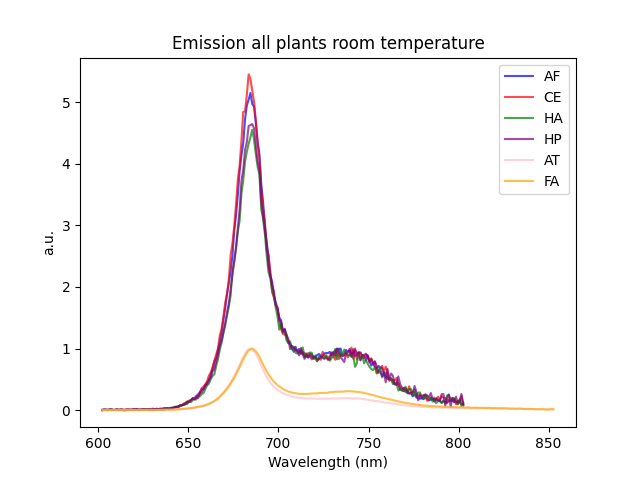

Here is the Python script that generated this plot:
# import packages
import csv
import matplotlib.pyplot as plt

### LISTS
rownumber = 0
wv_0 = []
wv_203 = []
emAF = []
emCE = []
emHA = []
emHP = []
emAT = []
emFA = []

# Verkrijg data uit excel bestand
with open('Emission_all_plants_rt.csv', newline='') as csvfile:
    reader = csv.reader(csvfile, delimiter=';')
    next(reader)  # Slaat de kopregel over

    for row in reader:
        rownumber += 1
        if rownumber >0:
            # Verander elke komma in punt en string --> float
            wv_0_corrected = float(row[0].replace(',', '.'))
            emAT_corrected = float(row[5].replace(',', '.'))
            emFA_corrected = float(row[6].replace(',', '.'))
        if rownumber < 202:
            wv_203_corrected = float(row[0].replace(',', '.'))
            emAF_corrected = float(row[1].replace(',', '.')) 
            emCE_corrected = float(row[2].replace(',', '.'))
            emHA_corrected = float(row[3].replace(',', '.'))
            emHP_corrected = float(row[4].replace(',', '.'))
        
        wv_0.append(wv_0_corrected)
        wv_203.append(wv_203_corrected)
        emAF.append(emAF_corrected)
        emCE.append(emCE_corrected)
        emHA.append(emHA_corrected)
        emHP.append(emHP_corrected)
        emAT.append(emAT_corrected)
        emFA.append(emFA_corrected)

# Normaliseer de waarden op het tweede maximum
max_AF = 1435193.75
max_CE = 915102.1875
max_HA = 662432.25
max_HP = 591302.25
max_AT = 1
max_FA = 1
emAF_norm = [x / max_AF for x in emAF]
emCE_norm = [x / max_CE for x in emCE]
emHA_norm = [x / max_HA for x in emHA]
emHP_norm = [x / max_HP for x in emHP]
emAT_norm = [x / max_AT for x in emAT]
emFA_norm = [x / max_FA for x in emFA]

# Plot grafiek
plt.figure()
plt.plot(wv_203, emAF_norm, alpha = 0.7, color = 'blue', label = 'AF')
plt.plot(wv_203, emCE_norm, alpha = 0.7, color = 'red', label = 'CE')
plt.plot(wv_203, emHA_norm, alpha = 0.7, color = 'green', label = 'HA')
plt.plot(wv_203, emHP_norm, alpha = 0.7, color = 'purple', label = 'HP')
plt.plot(wv_0, emAT, alpha = 0.7, color = 'pink', label = 'AT')
plt.plot(wv_0, emFA, alpha = 0.7, color = 'orange', label = 'FA')

plt.xlabel('Wavelength (nm)')
plt.ylabel('a.u.')
plt.title('Emission all plants room temperature')
plt.legend()
plt.savefig('Emission_all_plants_rt.png')
plt.show()